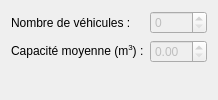
                  <widget class="QWidget" name="tab_4">
                   <attribute name="title">
                    <string>Circuit 2</string>
                   </attribute>
                   <layout class="QFormLayout" name="formLayout_3">
                    <item row="0" column="0">
                     <widget class="QLabel" name="label_19">
                      <property name="text">
                       <string>Nombre de véhicules :</string>
                      </property>
                     </widget>
                    </item>
                    <item row="0" column="1">
                     <widget class="QSpinBox" name="recap_nbVehicules_2">
                      <property name="enabled">
                       <bool>false</bool>
                      </property>
                     </widget>
                    </item>
                    <item row="1" column="0">
                     <widget class="QLabel" name="label_18">
                      <property name="text">
                       <string>&lt;html&gt;&lt;head/&gt;&lt;body&gt;&lt;p&gt;Capacité moyenne (m&lt;span style=&quot; vertical-align:super;&quot;&gt;3&lt;/span&gt;) :&lt;/p&gt;&lt;/body&gt;&lt;/html&gt;</string>
                      </property>
                     </widget>
                    </item>
                    <item row="1" column="1">
                     <widget class="QDoubleSpinBox" name="reca_capaMaxMoy_2">
                      <property name="enabled">
                       <bool>false</bool>
                      </property>
                     </widget>
                    </item>
                   </layout>
                  </widget>
